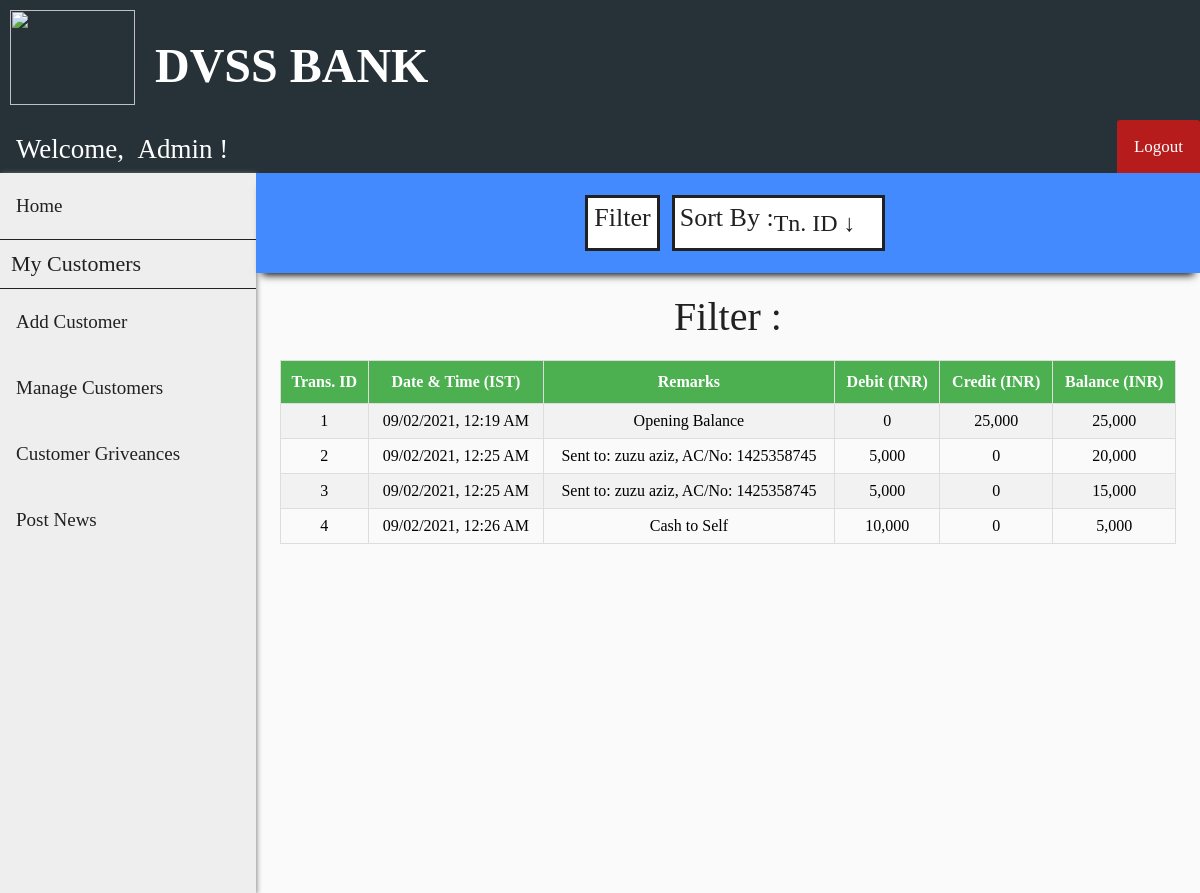
The page /transactions.php?cust_id=1 (signed in) on the database its author committed.
### tables this page shows
CREATE TABLE `passbook1` (
  `trans_id` int(11) NOT NULL,
  `trans_date` datetime DEFAULT NULL,
  `remarks` varchar(255) DEFAULT NULL,
  `debit` int(11) DEFAULT NULL,
  `credit` int(11) DEFAULT NULL,
  `balance` int(11) DEFAULT NULL
);

### transactions.php (the view, shortened to what this page needs)
<?php
    include "connect.php";
    include "header.php";
    include "user_navbar.php";
    include "admin_sidebar.php";
    $sql0 = "SELECT * FROM passbook".$_SESSION['cust_id'];
    $filter_indicator = "";
?>
<!DOCTYPE html>
<html>
<head>
    <link rel="stylesheet" href="transactions_style.css">
</head>
<body>
    <div class="search-bar-wrapper">
        <div class="search-bar" id="the-search-bar">
            <div class="flex-item-search-bar" id="fi-search-bar">
                <button id="search" onclick="document.getElementById('id01').style.display='block'">Filter</button>
                <div class="flex-item-by">
                    <label id="sort">Sort By :</label>
                </div>
                <div class="flex-item-search-by">
                    <select name="by" onChange="window.location.href=this.value">
                        <option selected disabled hidden>
                            <?php if (empty($_GET['sort'])) {?>Tn. ID &darr;<?php } ?>
                        </option>
                    </select>
                </div>
            </div>
        </div>
    </div>
    <div class="flex-container">
        <p id="none">Filter : <?php echo $filter_indicator ?></p>
    </div>
    <div class="flex-container">
        <?php
            $result = $conn->query($sql0);
            if ($result->num_rows > 0) {?>
                <table id="transactions">
                    <tr>
                        <th>Trans. ID</th>
                        <th>Date & Time (IST)</th>
                        <th>Remarks</th>
                        <th>Debit (INR)</th>
                        <th>Credit (INR)</th>
                        <th>Balance (INR)</th>
                    </tr>
        <?php
            while($row = $result->fetch_assoc()) {?>
                    <tr>
                        <td><?php echo $row["trans_id"]; ?></td>
                        <td>
                            <?php
                                $time = strtotime($row["trans_date"]);
                                $sanitized_time = date("d/m/Y, g:i A", $time);
                                echo $sanitized_time;
                             ?>
                        </td>
                        <td><?php echo $row["remarks"]; ?></td>
                        <td><?php echo number_format($row["debit"]); ?></td>
                        <td><?php echo number_format($row["credit"]); ?></td>
                        <td><?php echo number_format($row["balance"]); ?></td>
                    </tr>
            <?php } ?>
            </table>
            <?php
            } else {  ?>
                <p id="none"> No results found :(</p>
            <?php }
            $conn->close(); ?>
    </div>
</body>
</html>

### header_style.css (style rules this page uses)
body { margin: 0; padding: 0; background-color: #FAFAFA; }

### transactions_style.css (style rules this page uses)
.flex-container { display: -webkit-flex; display: flex; margin-left: 256px; width: auto; height: auto; padding-top: 20px; flex-direction: column; overflow-x: auto; }
.search-bar-wrapper { height: 100px; }
.search-bar-wrapper .search-bar { display: -webkit-flex; display: flex; margin-left: 256px; position: relative; width: auto; height: 100px; flex-direction: column; background-color: #448AFF; box-shadow: 0 8px 8px -6px black; overflow: hidden; }
label[id="sort"] { display: block; float: left; color: #212121; font-family: OpenSans-Regular; font-size: 26px; background-color: white; border: 3px solid #212121; border-right: 0; margin: 12px; margin-right: 0px; height: 45px; padding-top: 5px; padding-left: 5px; }
select { font-family: OpenSans-Regular; color: #212121; font-size: 24px; background: url("images/down_arrow.png") 96% / 15% no-repeat #eee; -webkit-appearance: none; -moz-appearance: none; background-color: white; border: 3px solid #212121; border-left: 0; margin: 12px; margin-left: 0px; height: 56px; width: 115%; }
.flex-item-search-bar { display: -webkit-flex; display: flex; flex-direction: row; margin: auto; width: auto; height: auto; }
button[id="search"] { font-family: OpenSans-Regular; color: #212121; font-size: 26px; background-color: white; cursor: pointer; height: 40px; margin-top: 12px; padding-top: 5px; padding-bottom: 45px; border: 3px solid #212121; }
label { display: block; float: left; color: #212121; font-family: OpenSans-Bold; font-size: 20px; }
#transactions { font-family: OpenSans-Regular; border-collapse: collapse; width: 80%; margin: auto; }
@media screen and (max-width: 1280px) { #transactions { width: 95%; } }
#transactions td, #transactions th { text-align: center; border: 1px solid #ddd; padding: 8px; }
#transactions tr:nth-child(even) { background-color: #f2f2f2; }
#transactions th { padding-top: 12px; padding-bottom: 12px; background-color: #4CAF50; color: white; }
p[id="none"] { margin: auto; font-size: 40px; color: #212121; font-family: Roboto-Regular; }

### rows shown on the page
passbook1: trans_id "1", trans_date "09/02/2021, 12:19 AM", remarks "Opening Balance", debit "0", credit "25,000", balance "25,000"
passbook1: trans_id "2", trans_date "09/02/2021, 12:25 AM", remarks "Sent to: zuzu aziz, AC/No: 1425358745", debit "5,000", credit "0", balance "20,000"
passbook1: trans_id "3", trans_date "09/02/2021, 12:25 AM", remarks "Sent to: zuzu aziz, AC/No: 1425358745", debit "5,000", credit "0", balance "15,000"
passbook1: trans_id "4", trans_date "09/02/2021, 12:26 AM", remarks "Cash to Self", debit "10,000", credit "0", balance "5,000"
